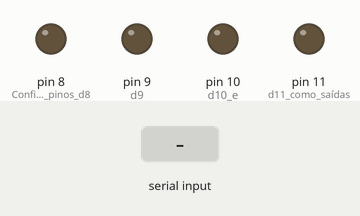
Bench run of a sketch on a simulated Arduino Uno, built with avr-gcc and run on an emulated ATmega328P. On the bench: output pins drawn as LEDs (lit = HIGH). The inputs (shaded band) are chosen by the test bench.

Above: at 1.2 s.
1.3 s: "90,45\n" received over Serial
At 1.46 s:
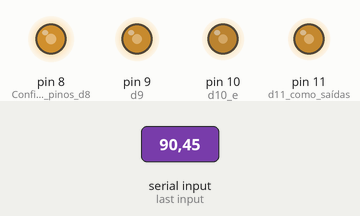
Timing chart, 0 to 26.8 s (numbered marks = the images above; inputs shaded):
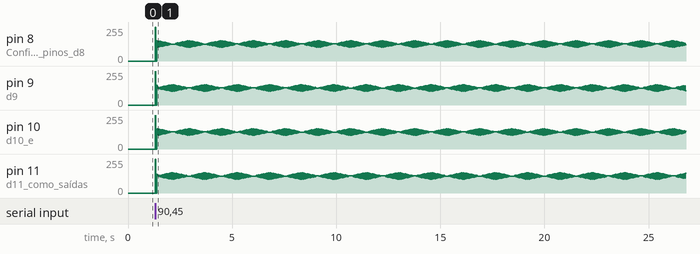

The sketch:

Newport_model77250.ino.ino
```cpp
int newport_cal[923] = {200, 201, 202, 203, 204, 205, 206, 207, 208, 209, 210, 211, 212, 213, 214, 215, 216, 217, 218, 218,
                219, 220, 221, 222, 223, 224, 225, 226, 227, 228, 229, 230, 231, 232, 233, 234, 235, 236, 237, 238,
                239, 240, 241, 242, 243, 244, 245, 246, 247, 248, 248, 249, 250, 251, 252, 253, 254, 255, 256, 257,
                258, 259, 260, 261, 262, 263, 264, 265, 266, 267, 268, 269, 270, 271, 272, 273, 274, 275, 276, 277,
                278, 278, 279, 280, 281, 282, 283, 284, 285, 286, 287, 288, 289, 290, 291, 292, 293, 294, 295, 296,
                297, 298, 299, 300, 301, 302, 303, 304, 305, 306, 307, 308, 308, 309, 310, 311, 312, 313, 314, 315,
                316, 317, 318, 319, 320, 321, 322, 323, 324, 325, 326, 327, 328, 329, 330, 331, 332, 333, 334, 335,
                336, 337, 338, 339, 340, 341, 342, 343, 344, 345, 346, 347, 348, 348, 349, 350, 351, 352, 353, 354,
                355, 356, 357, 358, 359, 360, 361, 362, 363, 364, 365, 366, 367, 368, 369, 370, 371, 372, 373, 374,
                375, 376, 377, 378, 379, 380, 381, 382, 383, 384, 385, 386, 387, 388, 389, 390, 390, 391, 392, 393,
                394, 395, 396, 397, 398, 399, 400, 401, 402, 403, 404, 405, 406, 407, 408, 409, 410, 411, 412, 413,
                414, 415, 416, 417, 418, 419, 420, 420, 421, 422, 423, 424, 425, 426, 427, 428, 429, 430, 431, 432,
                433, 434, 435, 436, 437, 438, 439, 440, 441, 442, 443, 443, 444, 445, 446, 447, 448, 449, 440, 451,
                452, 453, 454, 455, 456, 457, 458, 459, 460, 461, 462, 463, 464, 465, 466, 467, 468, 469, 470, 471,
                472, 473, 474, 475, 476, 477, 478, 479, 480, 481, 482, 483, 484, 485, 486, 486, 487, 488, 489, 490,
                491, 492, 493, 494, 495, 496, 497, 498, 499, 500, 501, 502, 503, 504, 505, 506, 507, 508, 509, 510,
                511, 512, 513, 514, 515, 516, 516, 517, 518, 519, 520, 521, 522, 523, 524, 525, 526, 527, 528, 529,
                530, 531, 532, 533, 534, 535, 536, 537, 538, 539, 540, 541, 542, 543, 544, 545, 546, 547, 548, 548,
                549, 550, 551, 552, 553, 554, 555, 556, 557, 558, 559, 560, 561, 562, 563, 564, 565, 566, 567, 568,
                569, 570, 571, 572, 573, 574, 575, 576, 577, 578, 578, 579, 580, 581, 582, 583, 584, 585, 586, 587,
                588, 589, 590, 591, 592, 593, 594, 595, 596, 597, 598, 599, 600, 601, 602, 603, 604, 605, 606, 607,
                608, 609, 610, 610, 611, 612, 613, 614, 615, 616, 617, 618, 619, 620, 621, 622, 623, 624, 625, 626,
                627, 628, 629, 630, 631, 632, 633, 634, 635, 636, 637, 638, 639, 640, 641, 642, 643, 643, 644, 645,
                646, 647, 648, 649, 650, 651, 652, 653, 654, 655, 656, 657, 658, 659, 660, 661, 662, 663, 664, 665,
                666, 667, 668, 669, 670, 671, 672, 673, 674, 675, 676, 677, 678, 678, 679, 680, 681, 682, 683, 684,
                685, 686, 687, 688, 689, 690, 691, 692, 693, 694, 695, 696, 697, 698, 699, 700, 701, 702, 703, 704,
                705, 706, 707, 708, 709, 709, 710, 711, 712, 713, 714, 715, 716, 717, 718, 719, 720, 721, 722, 723,
                724, 725, 726, 727, 728, 729, 730, 731, 732, 733, 734, 735, 736, 737, 738, 739, 740, 741, 742, 743,
                744, 745, 745, 746, 747, 748, 749, 750, 751, 752, 753, 754, 755, 756, 757, 758, 759, 760, 761, 762,
                763, 764, 765, 766, 767, 768, 769, 770, 771, 772, 773, 774, 775, 776, 777, 778, 779, 779, 780, 781,
                782, 783, 784, 785, 786, 787, 788, 789, 790, 791, 792, 793, 794, 795, 796, 797, 798, 799, 800, 801,
                802, 803, 804, 805, 806, 807, 808, 809, 810, 811, 812, 813, 814, 815, 816, 817, 818, 819, 820, 821,
                822, 823, 824, 825, 825, 826, 827, 828, 829, 830, 831, 832, 833, 834, 835, 836, 837, 838, 839, 840,
                841, 842, 843, 844, 845, 846, 847, 848, 849, 850, 851, 852, 852, 853, 854, 855, 856, 857, 858, 859,
                860, 861, 862, 863, 864, 865, 866, 867, 868, 869, 870, 871, 872, 873, 874, 875, 876, 877, 878, 879,
                880, 881, 882, 882, 883, 884, 885, 885, 886, 887, 888, 889, 890, 891, 892, 893, 894, 895, 896, 897,
                898, 899, 900, 901, 902, 903, 904, 905, 906, 907, 908, 909, 910, 911, 912, 913, 914, 915, 916, 917};


int currpos = 200;
int k, nm, wls, nm_cal;

void clockwise(void);
void anticlockwise(void);
void disable(void);

void setup()
{
  Serial.begin(9600);
  pinMode(8, OUTPUT); // Configura os pinos d8,
  pinMode(9, OUTPUT); // d9,
  pinMode(10, OUTPUT);// d10 e
  pinMode(11, OUTPUT);// d11 como saídas
}

void loop()
{
  while (Serial.available() > 0)   //verifica a porta serial
  {
    wls = Serial.parseInt();   //recebe um valor via serial em nm
    nm_cal = newport_cal[wls-200];
    nm = nm_cal - currpos;
    if (nm > 0 && wls >0)
    {
      for(k = 0; k < nm; k++)
        {
           clockwise();
        }
    currpos = nm_cal;
    }
    else if (nm < 0 && wls > 0)
    {
      for(k = 0; k < (abs(nm) + 5); k++)
        {
           anticlockwise();
        }
      for (k = 0; k < 5; k++)
        {
           clockwise();
        }
    currpos = nm_cal;
    }
    else if (wls = 0)
    {
      disable();
    }
   }
}

void clockwise()
{
  int i = 0;
  while(i <= 20)
  {
    digitalWrite(8, HIGH);    // Configura o pino 8 como HIGH
    digitalWrite(9, HIGH);    // Configura o pino 9 como LOW
    digitalWrite(10, LOW);    // Configura o pino 10 como HIGH
    digitalWrite(11, LOW);    // Configura o pino 11 como LOW
    delay(4);                   // Espera 4 ms
    digitalWrite(8, LOW);     // Configura o pino 8 como HIGH
    digitalWrite(9, HIGH);    // Configura o pino 9 como LOW
    digitalWrite(10, HIGH);   // Configura o pino 10 como HIGH
    digitalWrite(11, LOW);    // Configura o pino 11 como LOW
    delay(4);                   // Espera 4 ms
    digitalWrite(8, LOW);     // Configura o pino 8 como HIGH
    digitalWrite(9, LOW);     // Configura o pino 9 como LOW
    digitalWrite(10, HIGH);   // Configura o pino 10 como HIGH
    digitalWrite(11, HIGH);   // Configura o pino 11 como LOW
    delay(4);                   // Espera 4 ms
    digitalWrite(8, HIGH);    // Configura o pino 8 como HIGH
    digitalWrite(9, LOW);     // Configura o pino 9 como LOW
    digitalWrite(10, LOW);    // Configura o pino 10 como HIGH
    digitalWrite(11, HIGH);   // Configura o pino 11 como LOW
    delay(4);                   // Espera 4 ms
    i = i + 1;
  }
}

void anticlockwise()
{
  int j = 0;
  while(j <= 20)
  {
    digitalWrite(8, HIGH);  // Configura o pino 8 como HIGH
    digitalWrite(9, LOW);   // Configura o pino 9 como LOW
    digitalWrite(10,LOW);  // Configura o pino 10 como HIGH
    digitalWrite(11, HIGH); // Configura o pino 11 como LOW
    delay(4);               // Espera 4 ms
    digitalWrite(8, LOW);   // Configura o pino 8 como HIGH
    digitalWrite(9, LOW);   // Configura o pino 9 como LOW
    digitalWrite(10, HIGH); // Configura o pino 10 como HIGH
    digitalWrite(11, HIGH); // Configura o pino 11 como LOW
    delay(4);               // Espera 4 ms
    digitalWrite(8, LOW);   // Configura o pino 8 como HIGH
    digitalWrite(9, HIGH);  // Configura o pino 9 como LOW
    digitalWrite(10, HIGH); // Configura o pino 10 como HIGH
    digitalWrite(11, LOW);  // Configura o pino 11 como LOW
    delay(4);               // Espera 4 ms
    digitalWrite(8, HIGH);  // Configura o pino 8 como HIGH
    digitalWrite(9, HIGH);  // Configura o pino 9 como LOW
    digitalWrite(10, LOW);  // Configura o pino 10 como HIGH
    digitalWrite(11, LOW);  // Configura o pino 11 como LOW
    delay(4);               // Espera 4 ms
    j = j + 1;
  }
}

void disable()
{
  digitalWrite(8, HIGH);  // Configura o pino 8 como HIGH
  digitalWrite(9, LOW);   // Configura o pino 9 como LOW
  digitalWrite(10, LOW);  // Configura o pino 10 como HIGH
  digitalWrite(11, LOW); // Configura o pino 11 como LOW
}
```
